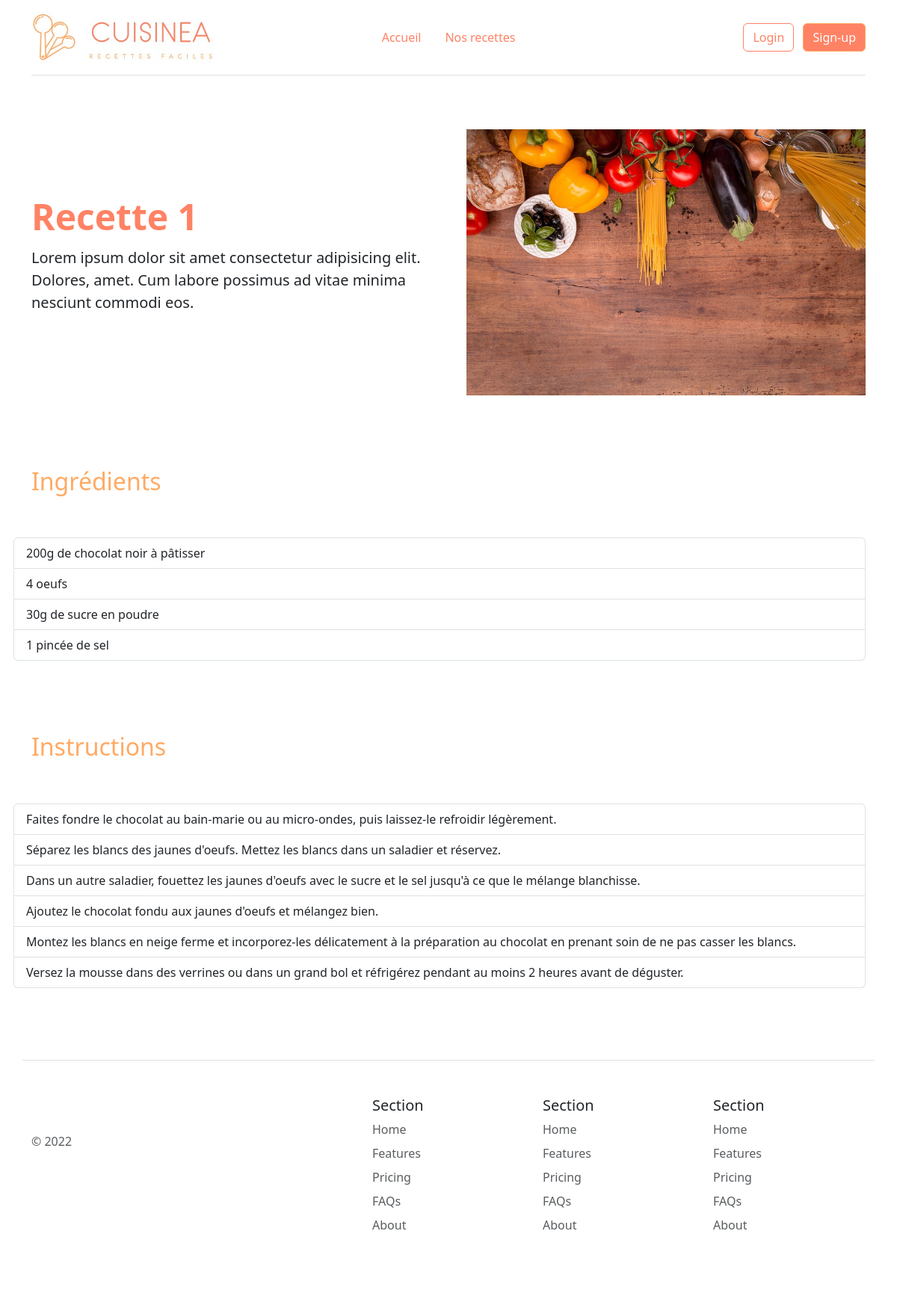
Page /recette.php?id=1 on the committed database.
### tables this page shows
CREATE TABLE IF NOT EXISTS `recipes` (
  `id` int(11) NOT NULL AUTO_INCREMENT,
  `category_id` int(11) NOT NULL,
  `title` varchar(255) NOT NULL,
  `description` text NOT NULL,
  `ingredients` text NOT NULL,
  `instructions` text NOT NULL,
  `image` varchar(255) DEFAULT NULL,
  PRIMARY KEY (`id`),
  KEY `category_id` (`category_id`)
);

### lib/recipe.php (called while the page is built)
<?php
function getRecipeById(PDO $pdo, int $id) {
    $query = $pdo->prepare("SELECT * FROM recipes WHERE id = :id");
    $query->bindParam(':id', $id, PDO::PARAM_INT);
    $query->execute();
    return $query->fetch();
}
function getRecipeImage(string|null $image) {
    if ($image === null) {
        return _ASSETS_IMG_PATH_.'recipe_default.jpg';
    } else {
        return _RECIPES_IMG_PATH_.$image;
    }
}

### lib/tools.php (called while the page is built)
<?php
function linesToArray(string $string) {
    return explode(PHP_EOL, $string);
}

### recette.php (the view)
<?php
require_once('templates/header.php');
require_once('lib/tools.php');
require_once('lib/recipe.php');
$id = (int)$_GET['id'];
$recipe = getRecipeById($pdo, $id);
if ($recipe) {
    $ingredients = linesToArray($recipe['ingredients']);
    $instructions = linesToArray($recipe['instructions']);
?>
<div class="row flex-lg-row-reverse align-items-center g-5 py-5">
    <div class="col-10 col-sm-8 col-lg-6">
        <img src="<?=getRecipeImage($recipe['image']); ?>" class="d-block mx-lg-auto img-fluid" alt="<?=$recipe['title']; ?>" width="700" height="500" loading="lazy">
    </div>
    <div class="col-lg-6">
        <h1 class="display-5 fw-bold lh-1 mb-3"><?=$recipe['title']; ?></h1>
        <p class="lead"><?=$recipe['description']; ?></p>
    </div>
</div>
<div class="row flex-lg-row-reverse align-items-center g-5 py-5">
    <h2>Ingrédients</h2>
    <ul class="list-group">
        <?php foreach ($ingredients as $key => $ingredient) { ?>
            <li class="list-group-item"><?=$ingredient; ?></li>
        <?php } ?>
    </ul>
</div>
<div class="row flex-lg-row-reverse align-items-center g-5 py-5">
    <h2>Instructions</h2>
    <ol class="list-group">
        <?php foreach ($instructions as $key => $instruction) { ?>
            <li class="list-group-item"><?=$instruction; ?></li>
        <?php } ?>
    </ol>
</div>
<?php } else { ?>
    <div class="row text-center">
        <h1>Recette introuvable</h1>
    </div>
<?php } ?>
<?php
require_once('templates/footer.php');
?>

### rows in the picture
recipes: title "Recette 1", description "Lorem ipsum dolor sit amet consectetur adipisicing elit. Dolores, amet. Cum labore possimus ad vitae minima nesciunt commodi eos.", ingredients "200g de chocolat noir à pâtisser", ingredients "4 oeufs", ingredients "30g de sucre en poudre", ingredients "1 pincée de sel", instructions "Faites fondre le chocolat au bain-marie ou au micro-ondes, puis laissez-le refroidir légèrement.", instructions "Séparez les blancs des jaunes d'oeufs. Mettez les blancs dans un saladier et réservez.", instructions "Dans un autre saladier, fouettez les jaunes d'oeufs avec le sucre et le sel jusqu'à ce que le mélange blanchisse.", instructions "Ajoutez le chocolat fondu aux jaunes d'oeufs et mélangez bien.", instructions "Montez les blancs en neige ferme et incorporez-les délicatement à la préparation au chocolat en prenant soin de ne pas casser les blancs.", instructions "Versez la mousse dans des verrines ou dans un grand bol et réfrigérez pendant au moins 2 heures avant de déguster."

### other values in the picture
$value "Accueil"
$value "Nos recettes"
